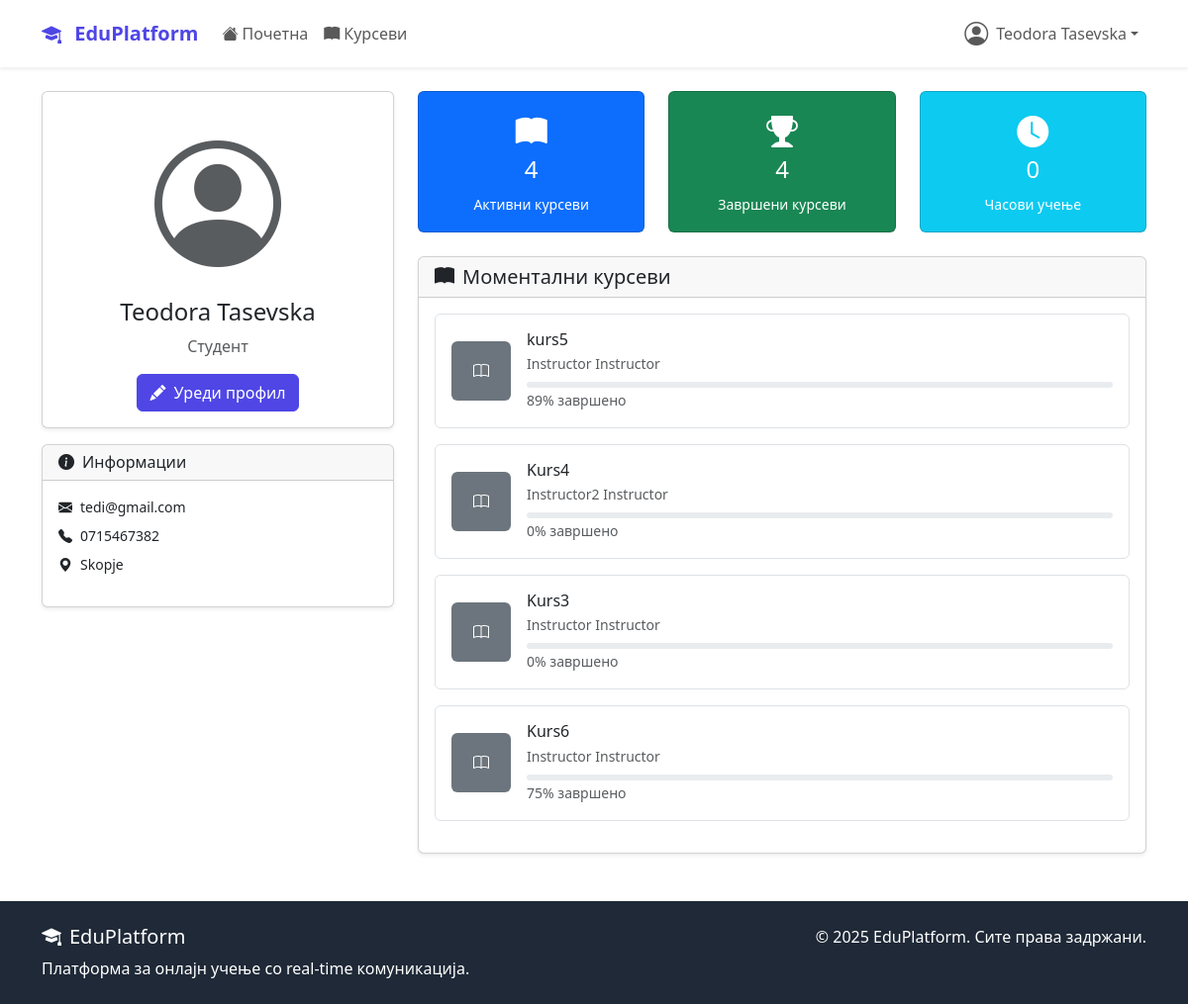
/accounts/profile/ (signed in), run on an earlier commit of the app's database.
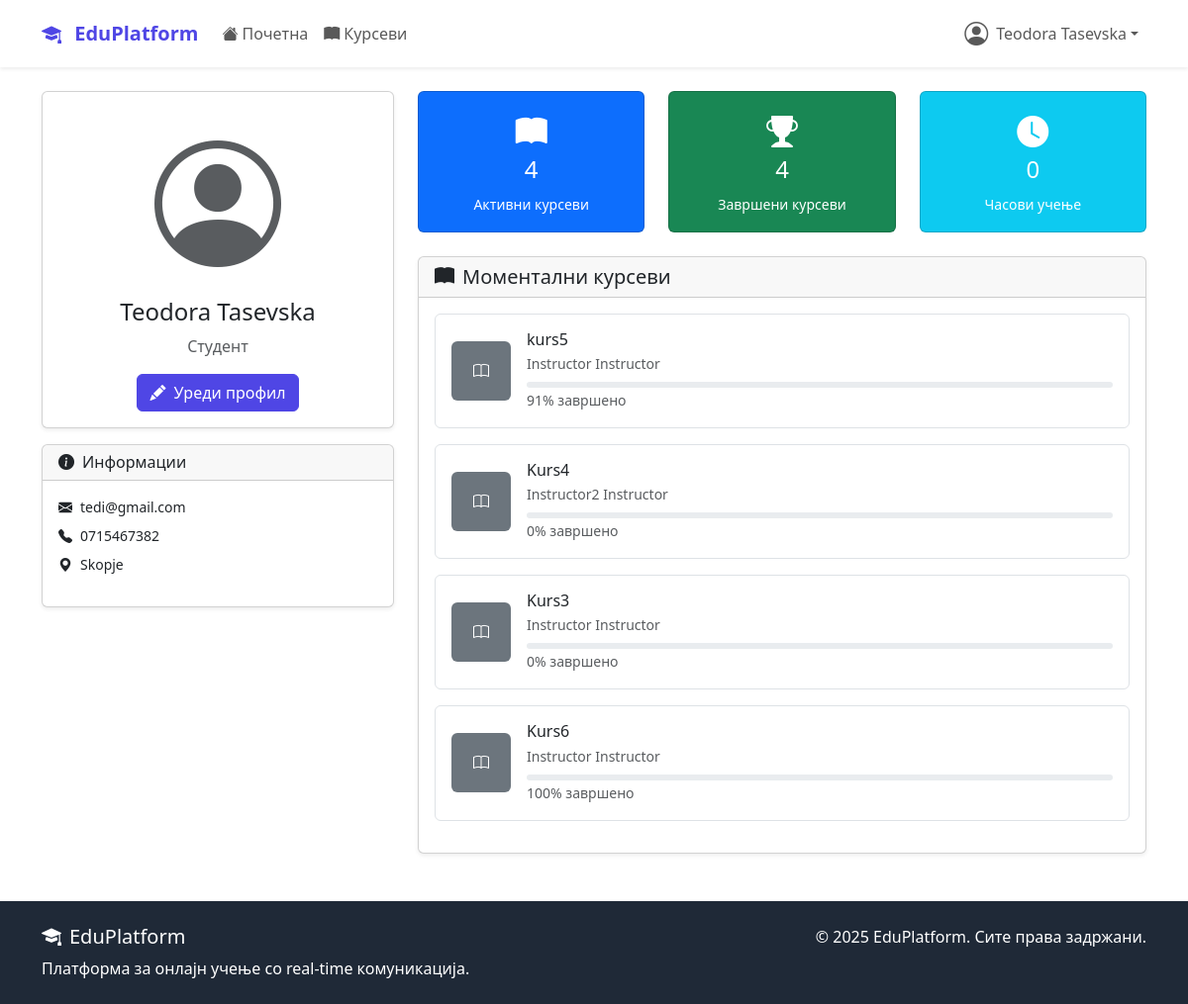
And on a later commit of the database.
### courses/models.py (models this page shows, shortened)
class Enrollment(models.Model):
    student = models.ForeignKey(
        settings.AUTH_USER_MODEL,
        on_delete=models.CASCADE,
        related_name='enrollments'
    )
    course = models.ForeignKey(Course, on_delete=models.CASCADE, related_name='enrollments')
    enrolled_at = models.DateTimeField(auto_now_add=True)
    is_active = models.BooleanField(default=True)
    is_completed = models.BooleanField(default=False)
    completed_at = models.DateTimeField(null=True, blank=True)
    progress_percentage = models.FloatField(default=0.0)
    class Meta:
        unique_together = ['student', 'course']

class Course(models.Model):
    DIFFICULTY_CHOICES = (
        ('beginner', 'Почетник'),
        ('intermediate', 'Средно'),
        ('advanced', 'Напредно'),
    )
    STATUS_CHOICES = (
        ('draft', 'Нацрт'),
        ('published', 'Објавен'),
        ('archived', 'Архивиран'),
    )
    title = models.CharField(max_length=200)
    slug = models.SlugField(unique=True, blank=True, max_length=250)
    description = models.TextField()
    instructor = models.ForeignKey(
        settings.AUTH_USER_MODEL,
        on_delete=models.CASCADE,
        related_name='courses_taught'
    )
    category = models.ForeignKey(Category, on_delete=models.CASCADE)
    thumbnail = models.ImageField(upload_to='course_thumbnails/', blank=True)
    price = models.DecimalField(max_digits=8, decimal_places=2, default=0.00)
    difficulty = models.CharField(max_length=20, choices=DIFFICULTY_CHOICES)
    status = models.CharField(max_length=20, choices=STATUS_CHOICES, default='published')
    duration_hours = models.PositiveIntegerField(help_text="Должина во часови")
    max_students = models.PositiveIntegerField(null=True, blank=True)
    requirements = models.TextField(blank=True, help_text="Предуслови за курсот")
    what_you_learn = models.TextField(help_text="Што ќе научат студентите")
    created_at = models.DateTimeField(auto_now_add=True)
    updated_at = models.DateTimeField(auto_now=True)
    class Meta:
        ordering = ['-created_at']

### accounts/models.py (models this page shows, shortened)
class User(AbstractUser):
    USER_TYPE_CHOICES = (
        ('student', 'Студент'),
        ('instructor', 'Инструктор'),
        ('admin', 'Администратор'),
    )
    user_type = models.CharField(
        max_length=20,
        choices=USER_TYPE_CHOICES,
        default='student'
    )
    bio = models.TextField(max_length=500, blank=True)
    profile_picture = models.ImageField(
        upload_to='profile_pics/',
        blank=True,  # Додадено
        null=True    # Додадено
    )
    birth_date = models.DateField(null=True, blank=True)
    phone_number = models.CharField(max_length=15, blank=True)
    created_at = models.DateTimeField(auto_now_add=True)
    updated_at = models.DateTimeField(auto_now=True)

### accounts/views.py (the view)
# urls.py: path('profile/', views.ProfileView.as_view(), name='profile'),
class ProfileView(LoginRequiredMixin, TemplateView):
    template_name = 'accounts/profile.html'
    def get_context_data(self, **kwargs):
        context = super().get_context_data(**kwargs)
        user = self.request.user
        profile, created = Profile.objects.get_or_create(user=user)
        context['user'] = user
        context['profile'] = profile
        context['enrollments'] = user.enrollments.filter(is_active=True)
        return context

### templates/accounts/profile.html (shortened to what the changed rows need)
{% extends 'base.html' %}
{% block content %}
<div class="container mt-4">
    <div class="row">
        <div class="col-md-8">
            <div class="card shadow-sm">
                <div class="card-body">
                    {% if enrollments %}
                        {% for enrollment in enrollments %}
                        <div class="d-flex align-items-center mb-3 p-3 border rounded">
                            <div class="me-3">
                                {% if enrollment.course.thumbnail %}
                                    <img src="{{ enrollment.course.thumbnail.url }}" alt="{{ enrollment.course.title }}"
                                         class="rounded" width="60" height="60">
                                {% else %}
                                    <div class="bg-secondary rounded d-flex align-items-center justify-content-center"
                                         style="width: 60px; height: 60px;">
                                        <i class="bi bi-book text-white"></i>
                                    </div>
                                {% endif %}
                            </div>
                            <div class="flex-grow-1">
                                <h6 class="mb-1">{{ enrollment.course.title }}</h6>
                                <p class="text-muted small mb-2">{{ enrollment.course.instructor.get_full_name }}</p>
                                <div class="progress" style="height: 6px;">
                                </div>
                                <small class="text-muted">{{ enrollment.progress_percentage|floatformat:0 }}% завршено</small>
                            </div>
                        </div>
                        {% endfor %}
                    {% endif %}
                </div>
            </div>
        </div>
    </div>
</div>
{% endblock %}

What changed in the data, as far as the page shows it:
changed Enrollment "kurs5": progress_percentage "89" → "91"
changed Enrollment "Kurs6": progress_percentage "75" → "100"
